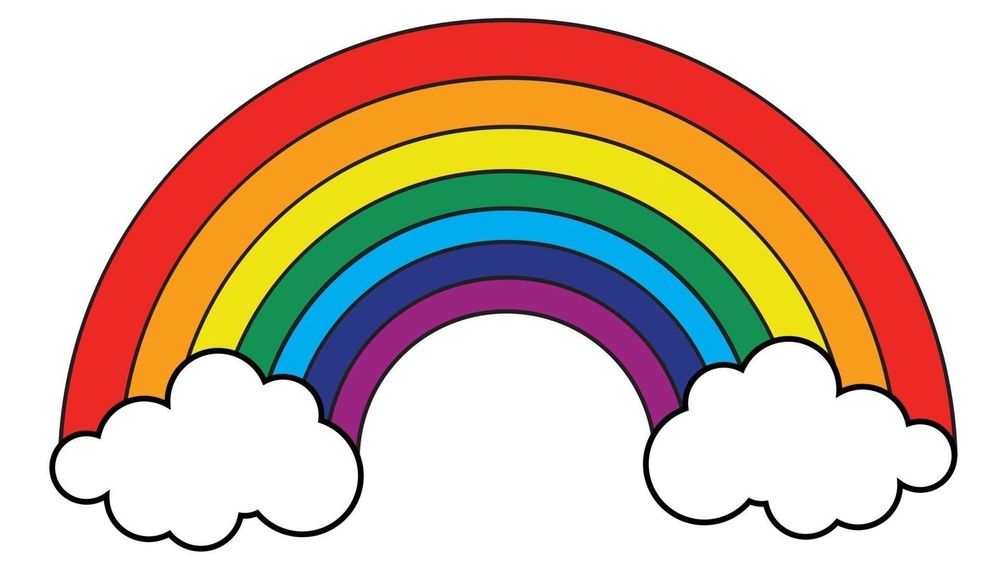
#> input picture src/arcoiris.jpg, 1000 x 583 px, shrunk from 1680 x 980 before the run; its folder holds only this picture in this run
$ python -i color_histogram_feature_extraction.py   (imports and definitions only)
#> lines starting #> are read from the running program, lines starting #| are printed output that depends on the picture; after the words box and inside, x2 and y2 are one past the last pixel; in counts of white or black regions, pixels touching at a corner belong together
#!/usr/bin/python
# -*- coding: utf-8 -*-
# ----------------------------------------------
# --- Original author : Ahmet Ozlu
# --- Mejoras         : robustez ante iluminacion / enfoque
# ----------------------------------------------
#
# CAMBIOS PRINCIPALES RESPECTO A LA VERSION ORIGINAL
# ----------------------------------------------------
# 1) Se trabaja en espacio de color HSV en lugar de RGB puro. El canal H (tono)
#    es en gran medida independiente del brillo, por lo que un mismo objeto
#    bajo luz fuerte, tenue o con sombra sigue dando un tono H similar, cosa
#    que NO ocurre con R, G, B (que cambian mucho al cambiar la iluminacion).
#
# 2) Antes de calcular el histograma se descartan los pixeles "no fiables":
#      - Sombras muy oscuras (V bajo)
#      - Brillos quemados / reflejos (V muy alto y S muy bajo)
#    Estos pixeles no representan el color real del objeto, solo el efecto
#    de la luz, y eran una causa directa de clasificaciones erroneas.
#
# 3) Se aplica CLAHE (ecualizacion adaptativa de contraste) sobre el canal de
#    luminancia para atenuar diferencias fuertes de exposicion/sombra dentro
#    de la misma imagen antes de analizar el color.
#
# 4) El histograma de cada canal se suaviza levemente antes de tomar el pico,
#    para que un solo grupo de pixeles ruidosos (ruido de sensor / compresion
#    JPEG) no desvie la deteccion.
#
# 5) En el video en vivo, solo se analiza una region central (ROI) en vez de
#    todo el frame, para que el fondo no contamine la lectura de color del
#    objeto que el usuario esta mostrando a la camara.
# ----------------------------------------------

import os
import cv2
import numpy as np


# ---------------------------------------------------------------------------
# Preprocesamiento
# ---------------------------------------------------------------------------

def _normalize_illumination(bgr_image):
    """Atenua sombras/exposicion desigual con CLAHE sobre el canal L (LAB)."""
    lab = cv2.cvtColor(bgr_image, cv2.COLOR_BGR2LAB)
    l, a, b = cv2.split(lab)
    clahe = cv2.createCLAHE(clipLimit=2.0, tileGridSize=(8, 8))
    l = clahe.apply(l)
    lab = cv2.merge((l, a, b))
    return cv2.cvtColor(lab, cv2.COLOR_LAB2BGR)


def _denoise(bgr_image):
    """Desenfoque leve para reducir ruido de sensor antes del histograma."""
    return cv2.GaussianBlur(bgr_image, (5, 5), 0)


def get_center_roi(image, roi_ratio=0.35):
    """
    Devuelve (x1, y1, x2, y2) de un recuadro cuadrado centrado que cubre
    `roi_ratio` de la dimension mas pequena de la imagen. Se usa para que en
    la webcam solo se analice el objeto mostrado frente a la camara y no el
    fondo de la habitacion.
    """
    h, w = image.shape[:2]
    size = int(min(h, w) * roi_ratio)
    size = max(size, 10)
    cx, cy = w // 2, h // 2
    x1, y1 = max(cx - size // 2, 0), max(cy - size // 2, 0)
    x2, y2 = min(cx + size // 2, w), min(cy + size // 2, h)
    return x1, y1, x2, y2


def _valid_pixel_mask(hsv_image):
    """
    Descarta:
      - Sombra profunda: V bajo (< 40)
      - Brillo quemado / reflejo especular: V alto (> 220) y S bajo (< 30)
    El umbral de V se bajo de 250 a 220: en superficies brillosas (plastico,
    metal) el reflejo real casi nunca llega a V=255 exacto, se queda en un
    rango un poco mas bajo (220-250) y con el umbral original se colaba sin
    filtrar. El umbral de S se deja igual (<30) a proposito: colores pastel
    reales (por ejemplo un rosa claro) tienen S bastante mas alto que eso,
    asi que no se ven afectados por este cambio.
    Si casi todo queda descartado (p. ej. una imagen totalmente oscura o muy
    clara), se usan todos los pixeles como respaldo para no dejar la mascara
    vacia.
    """
    h, s, v = cv2.split(hsv_image)
    shadow_mask = v < 40
    highlight_mask = (v > 220) & (s < 30)
    invalid = shadow_mask | highlight_mask
    mask = np.uint8((~invalid) * 255)
    if cv2.countNonZero(mask) < 0.05 * mask.size:
        mask = np.full(mask.shape, 255, dtype=np.uint8)
    return mask


def _smooth_hist(hist):
    kernel = np.array([1, 2, 4, 2, 1], dtype=np.float32)
    kernel /= kernel.sum()
    return np.convolve(hist.flatten(), kernel, mode='same')


def _dominant_hsv(bgr_region):
    """
    Calcula un descriptor (H, S, V) robusto ante iluminacion para una region
    BGR: quita ruido, normaliza exposicion, enmascara sombras/brillos y toma
    el pico suavizado del histograma de cada canal.
    """
    region = _denoise(bgr_region)
    region = _normalize_illumination(region)
    hsv = cv2.cvtColor(region, cv2.COLOR_BGR2HSV)
    mask = _valid_pixel_mask(hsv)

    h_hist = cv2.calcHist([hsv], [0], mask, [180], [0, 180])
    s_hist = cv2.calcHist([hsv], [1], mask, [256], [0, 256])
    v_hist = cv2.calcHist([hsv], [2], mask, [256], [0, 256])

    h_peak = int(np.argmax(_smooth_hist(h_hist)))
    s_peak = int(np.argmax(_smooth_hist(s_hist)))
    v_peak = int(np.argmax(_smooth_hist(v_hist)))

    return h_peak, s_peak, v_peak


# El brillo (V) cambia mucho con la iluminacion (una misma superficie se ve
# con V muy distinto bajo poca luz vs mucha luz), mientras que el tono
# ponderado por saturacion (x, y) es mucho mas estable. Si V pesara igual
# que x/y, una foto oscura de un objeto de color podia terminar mas cerca
# de los ejemplos de entrenamiento de "black" (que tambien tienen V bajo)
# que de los ejemplos de su propio color. Bajarle el peso deja que el tono
# siga siendo el factor principal, y V solo termina de inclinar la balanza
# para distinguir negro/gris/blanco (que es donde realmente hace falta).
V_WEIGHT = 0.4


def _hue_to_xy(h_peak, s_peak):
    """
    Convierte (H, S) a un punto cartesiano (x, y) sobre el circulo de color:
        x = S * cos(theta),  y = S * sin(theta)
    Esto resuelve dos problemas del H crudo usado antes:
      1. El tono es una magnitud CIRCULAR (H=0 y H=179 son casi el mismo
         color, el rojo), pero comparar los numeros crudos con distancia
         euclidiana los trataba como opuestos. En (x, y) quedan juntos.
      2. Cuando la saturacion es baja (grises, negro, blanco casi puro) el
         tono es en la practica ruido: pequenas variaciones de luz pueden
         mover el H medido sin que el color realmente cambie. Al multiplicar
         por S, esos casos colapsan cerca del origen (x=0, y=0) sin importar
         cual haya sido el H medido, en vez de "contar" como una diferencia
         de tono grande frente a un color muy saturado del mismo tono.
    Para colores muy saturados (rojo, naranja, azul, etc.) el punto queda
    lejos del origen y ahi si el tono pesa fuerte en la distancia, que es
    justamente donde mas importa distinguir bien un color de otro.
    """
    theta = h_peak * (2.0 * np.pi / 180.0)  # H de OpenCV: 0-179 ~ 0-358 grados
    x = s_peak * np.cos(theta)
    y = s_peak * np.sin(theta)
    return x, y


def _dominant_features(bgr_region):
    h_peak, s_peak, v_peak = _dominant_hsv(bgr_region)
    x, y = _hue_to_xy(h_peak, s_peak)
    return x, y, v_peak * V_WEIGHT


# ---------------------------------------------------------------------------
# API publica (mismos nombres que la version original para no romper nada
# que ya llame a estas funciones)
# ---------------------------------------------------------------------------

def color_histogram_of_test_image(test_src_image, use_center_roi=True):
    image = test_src_image

    if use_center_roi:
        x1, y1, x2, y2 = get_center_roi(image)
        region = image[y1:y2, x1:x2]
        if region.size == 0:
            region = image
    else:
        region = image

    x, y, v = _dominant_features(region)
    feature_data = f'{x},{y},{v}'

    with open('test.data', 'w') as myfile:
        myfile.write(feature_data)


def color_histogram_of_training_image(img_name):
    # La etiqueta es el nombre de la carpeta que contiene la imagen. Asi,
    # cualquier carpeta nueva dentro de training_dataset (p. ej. "pink",
    # "grey", o cualquier otro color que agregues despues) se usa
    # automaticamente como una clase mas, sin tener que tocar el codigo.
    data_source = os.path.basename(os.path.dirname(img_name))

    image = cv2.imread(img_name)
    if image is None:
        return

    x, y, v = _dominant_features(image)
    feature_data = f'{x},{y},{v}'

    with open('training.data', 'a') as myfile:
        myfile.write(feature_data + ',' + data_source + '\n')


def training():
    # Get the directory of this module and navigate to training_dataset
    module_dir = os.path.dirname(os.path.abspath(__file__))
    src_dir = os.path.dirname(module_dir)
    training_dir = os.path.join(src_dir, 'training_dataset')

    if not os.path.isdir(training_dir):
        return

    # Recorre TODAS las subcarpetas de training_dataset, sin necesidad de
    # mantener una lista fija de nombres de color en el codigo.
    for color in sorted(os.listdir(training_dir)):
        color_dir = os.path.join(training_dir, color)
        if not os.path.isdir(color_dir):
            continue
        for f in os.listdir(color_dir):
            if f.lower().endswith(('.png', '.jpg', '.jpeg', '.bmp')):
                color_histogram_of_training_image(os.path.join(color_dir, f))

>>> import cv2
>>> picture = cv2.imread('../arcoiris.jpg')
#> picture is the input picture: shape (583, 1000, 3); mean B, G, R 174.3, 191.3, 214.8
>>> result = color_histogram_of_test_image(picture)
#> in color_histogram_of_test_image, `x1, y1, x2, y2 = get_center_roi(image)`: x1 = 398; y1 = 189; x2 = 602; y2 = 393
#> in _normalize_illumination, `lab = cv2.cvtColor(bgr_image, cv2.COLOR_BGR2LAB)`: lab: shape (204, 204, 3); mean of channels 0, 1, 2 153, 133, 112.7
#> in _normalize_illumination, `l, a, b = cv2.split(lab)`:
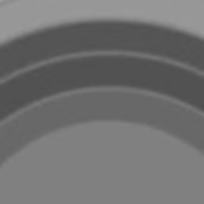
#> b: shape (204, 204); min 78, max 159, mean 112.7
#> in _normalize_illumination, `l = clahe.apply(l)`:
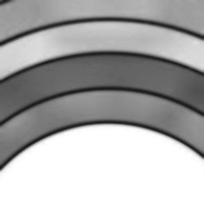
#> l: shape (204, 204); min 23, max 255, mean 170.9
#> in _normalize_illumination, `lab = cv2.merge((l, a, b))`: lab: shape (204, 204, 3); mean of channels 0, 1, 2 170.9, 133, 112.7
#> in _normalize_illumination, `return cv2.cvtColor(lab, cv2.COLOR_LAB2BGR)`:
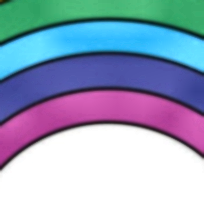
#> returned value: shape (204, 204, 3); mean B, G, R 189.8, 161.8, 146.4
#> in _dominant_hsv, `hsv = cv2.cvtColor(region, cv2.COLOR_BGR2HSV)`: hsv: shape (204, 204, 3); mean H, S, V 79.3, 105.1, 202
#> in _valid_pixel_mask, `h, s, v = cv2.split(hsv_image)`:
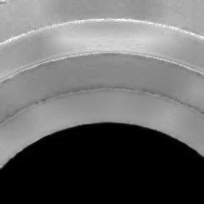
#> s: shape (204, 204); min 0, max 255, mean 105.1
#> in _valid_pixel_mask, `h, s, v = cv2.split(hsv_image)`:
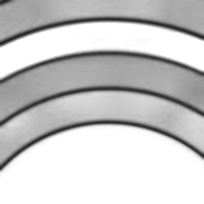
#> v: shape (204, 204); min 30, max 255, mean 202
#> in _valid_pixel_mask, `shadow_mask = v < 40`:
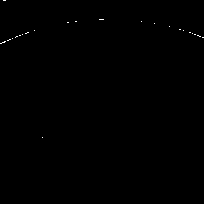
#> shadow_mask: shape (204, 204) bool; 0.13% white in thin lines or dots, all inside (x1, y1, x2, y2) = (0, 0, 204, 138)
#> in _valid_pixel_mask, `highlight_mask = (v > 220) & (s < 30)`:
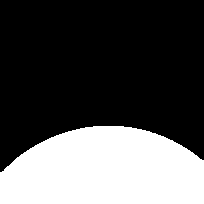
#> highlight_mask: shape (204, 204) bool; 31.9% white; 1 white region, box (x1, y1, x2, y2) and area: (0, 126, 204, 204) 13280
#> in _valid_pixel_mask, `invalid = shadow_mask | highlight_mask`: invalid: shape (204, 204) bool; 32% white; 24 white regions (23 under 20 px), largest, box (x1, y1, x2, y2) and area: (0, 126, 204, 204) 13280
#> in _dominant_hsv, `h_hist = cv2.calcHist([hsv], [0], mask, [180], [0, 180])`: h_hist = 180 values, max 4630 at index 158, min 0 at index 1, mean 157.1
#> in _dominant_hsv, `s_hist = cv2.calcHist([hsv], [1], mask, [256], [0, 256])`: s_hist = 256 values, max 836 at index 137, min 0 at index 37, mean 110.5
#> in _dominant_hsv, `v_hist = cv2.calcHist([hsv], [2], mask, [256], [0, 256])`: v_hist = 256 values, max 4680 at index 255, min 0 at index 0, mean 110.5
#> in _dominant_hsv, `h_peak = int(np.argmax(_smooth_hist(h_hist)))`: h_peak = 158
#> in _dominant_hsv, `s_peak = int(np.argmax(_smooth_hist(s_hist)))`: s_peak = 152
#> in _dominant_hsv, `v_peak = int(np.argmax(_smooth_hist(v_hist)))`: v_peak = 255
#> in _dominant_features, `h_peak, s_peak, v_peak = _dominant_hsv(bgr_region)`: h_peak = 158; s_peak = 152; v_peak = 255
#> in _hue_to_xy, `theta = h_peak * (2.0 * np.pi / 180.0)`: theta = 5.52
#> in _hue_to_xy, `x = s_peak * np.cos(theta)`: x = 109.3
#> in _hue_to_xy, `y = s_peak * np.sin(theta)`: y = -105.6
#> in _dominant_features, `x, y = _hue_to_xy(h_peak, s_peak)`: x = 109.3; y = -105.6
#> in color_histogram_of_test_image, `x, y, v = _dominant_features(region)`: x = 109.3; y = -105.6; v = 102
